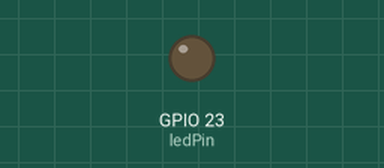
Bench run of a sketch on a simulated ESP32. Shown: output pins drawn as LEDs (lit = HIGH).

Above: at 0.15 s.
At 19.98 s:
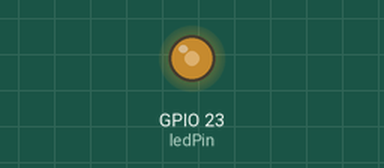
At 39.81 s:
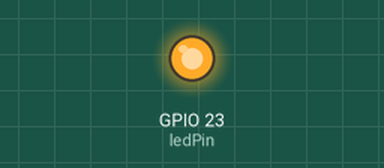
Timing chart, 0 to 40.0 s (numbered marks = the images above):
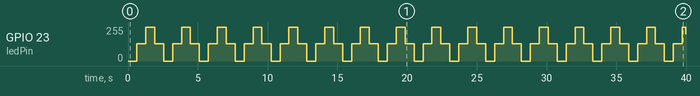

The sketch:

ESP32_Blink_PWM.ino
```cpp
// ============================================================================
// ESP32 LED Fade - PWM brightness control using LEDC
// This sketch gradually fades LED brightness up and down
// Demonstrates ESP32 hardware PWM (LEDC module)
// ============================================================================

const int ledPin = 23;      // Define LED pin
const int pwmChannel = 0;   // Select PWM channel (0-15 available)
const int freq = 5000;      // PWM frequency (Hz)
const int resolution = 8;   // 8-bit resolution (duty cycle 0-255)

void setup() {
  // Configure PWM channel
  ledcSetup(pwmChannel, freq, resolution);
  // Attach PWM channel to the LED pin
  ledcAttachPin(ledPin, pwmChannel);
}

void loop() {
  // Fade up
  for (int duty = 0; duty <= 255; duty++) {
    ledcWrite(pwmChannel, duty);  // Set duty cycle
    delay(5);
  }
  // Fade down
  for (int duty = 255; duty >= 0; duty--) {
    ledcWrite(pwmChannel, duty);
    delay(5);
  }
}
```

Measured:
- by itself, GPIO 23 (ledPin): 0/255 → 128/255 at 0.64 s, → 255/255 0.64 s later, → 128/255 0.64 s later, → 0/255 0.65 s later, … (63 changes in this stretch)
